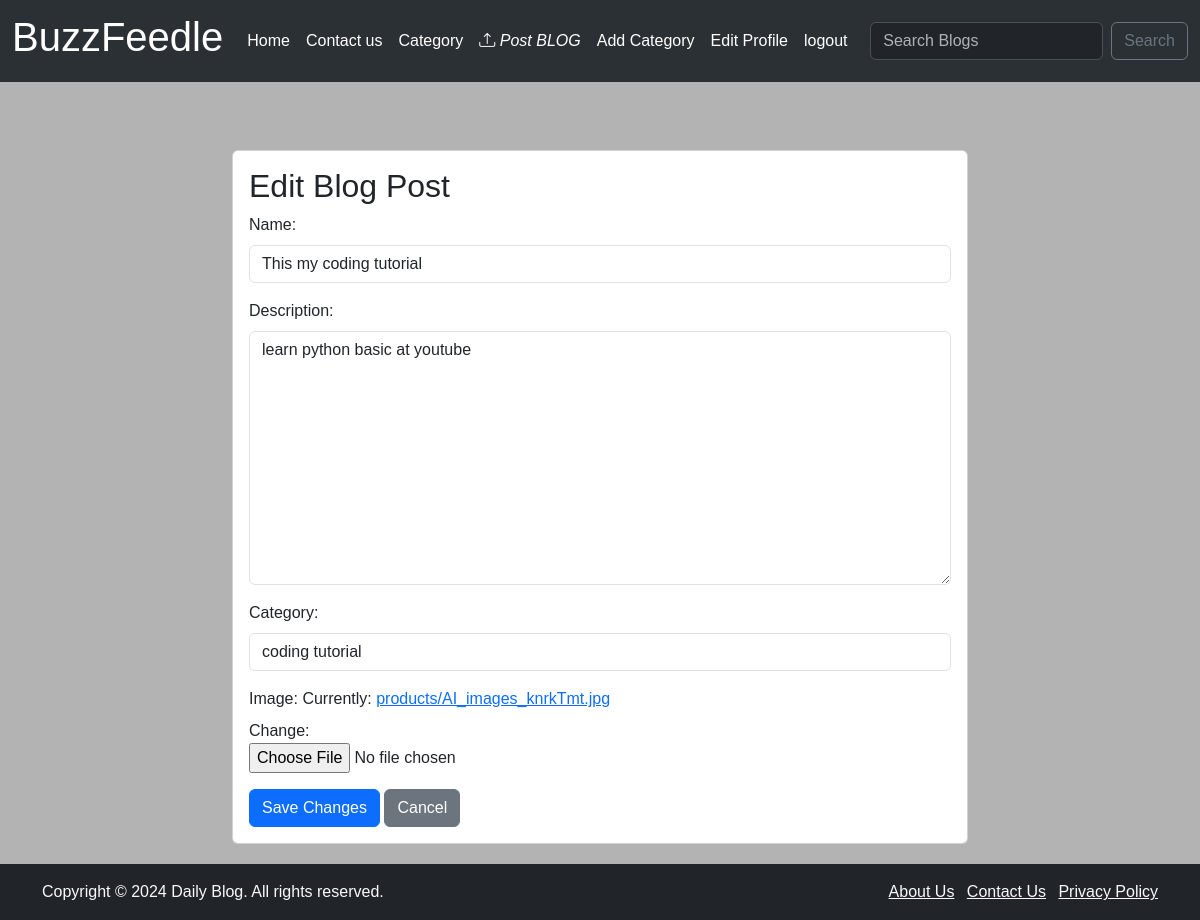
/blog/4/edit/ (signed in), run on an earlier commit of the app's database.
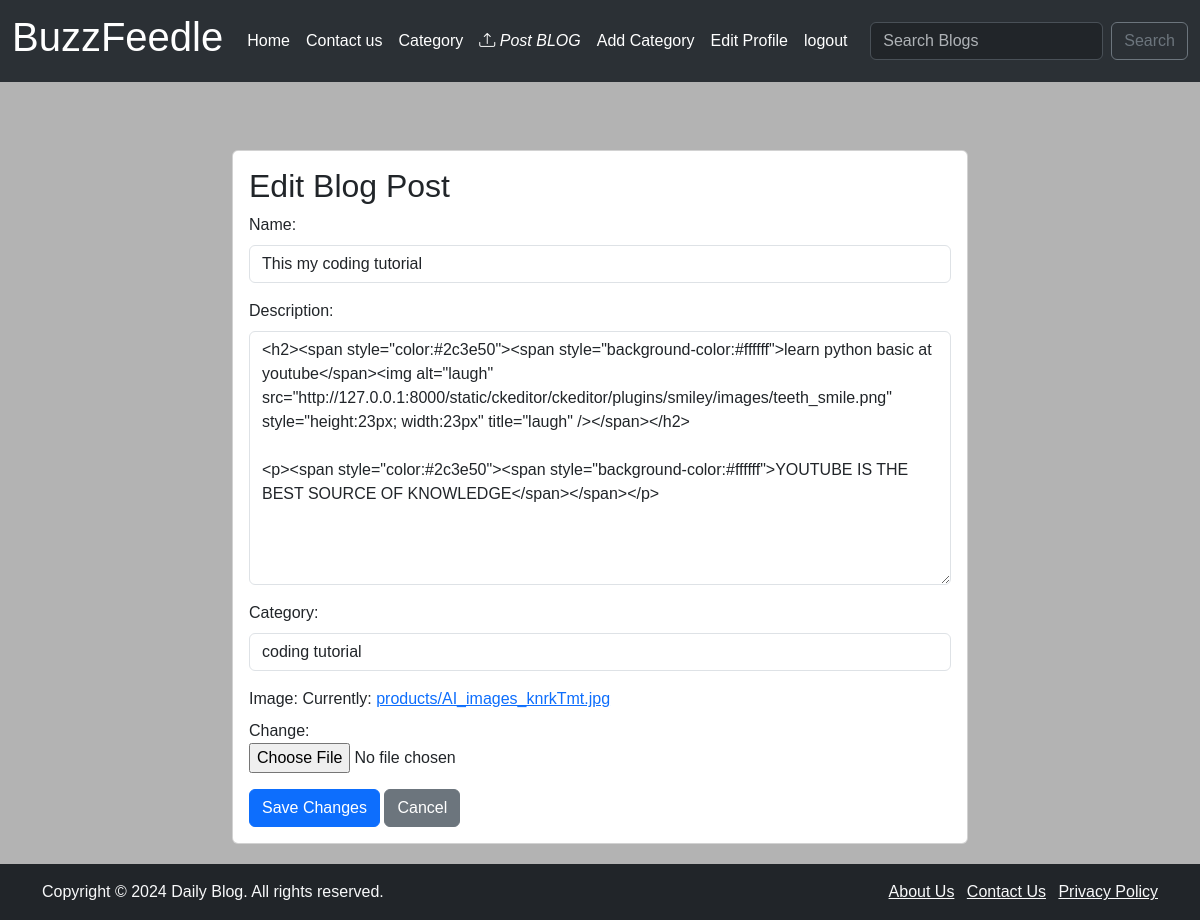
And on a later commit of the database.
### App/models.py (models this page shows, shortened)
class Product(models.Model):
    author = models.ForeignKey(User ,on_delete=models.CASCADE )
    name = models.CharField(max_length=255)
    description = RichTextField(blank=True, null=True)
    category = models.CharField(max_length=255, default="uncategorized" )
    image = models.ImageField( upload_to='products/')
    created_at = models.DateTimeField(auto_now_add=True)
    updated_at = models.DateField(auto_now=True)
    likes = models.ManyToManyField(User, related_name="blog_post")

### App/views.py (the view)
# urls.py: path('blog/<int:pk>/edit/', views.edit_product, name='edit_product'),
def edit_product(request, pk):
    product = get_object_or_404(Product, pk=pk)
    if request.method == "POST":
        form = ProductForm(request.POST, instance=product)
        if form.is_valid():
            form.save()
            return redirect("product_list")
    else:
        form = ProductForm(instance=product)
    return render(request, "edit.html", {"form":form, 'product':product})

### App/forms.py
class ProductForm(forms.ModelForm):
    class Meta:
        model = Product
        fields = ['author','name', 'description','category', "image"]
        widgets = {
            'author':forms.TextInput( attrs={'class': 'form-control', 'value':'', 'id':'user_name', 'type':'hidden'}),
            'name': forms.TextInput(attrs={'class': 'form-control'}),
            'description': forms.Textarea(attrs={'class': 'form-control'}),
            'category':forms.Select(choices=choice_list, attrs={'class': 'form-control'}),
            'image': forms.ClearableFileInput(attrs={'class': 'form-control-file'})
        }

### App/templates/edit.html (shortened to what this page needs)
{% extends 'base.html' %}
{% block content %}
<div class="container mt-5">
    <div class="row justify-content-center">
        <div class="col-md-8">
            <div class="card">
                <div class="card-body">
                    <h2 class="card-title">Edit Blog Post</h2>
                    {% if user.is_authenticated %}
                        {% if user.id == product.author.id %}
                            <form method="post">
                                {{ form.as_p }}
                                <button type="submit" class="btn btn-primary">Save Changes</button>
                                <a href="{% url 'product_detail' pk=product.pk %}" class="btn btn-secondary">Cancel</a>
                            </form>
                        {% else %}
                            your are not Allowed here! (and you know it...)
                        {% endif %}
                    {% else %}
                    your are not Allowed here! (and you know it...)
                    {% endif %}
                </div>
            </div>
        </div>
    </div>
</div>
{% endblock %}

What changed in the data, as far as the page shows it:
changed Product "This my coding tutorial": description "learn python basic at youtube" → "<h2><span style=\"color:#2c3e50\"><span style=\"background-color:#ffffff\">learn python basic at youtube</span><img alt=\"laugh\" src=\"http://127.0.0.1:8000/static/ckeditor/ckeditor/plugins/smiley/images/teeth_smile.png\" style=\"height:23px; width:23px\" title=\"laugh\" /></span></h2> <p><span style=\"color:#2c3e50\"><span style=\"background-color:#ffffff\">YOUTUBE IS THE BEST SOURCE OF KNOWLEDGE</span></span></p>"
